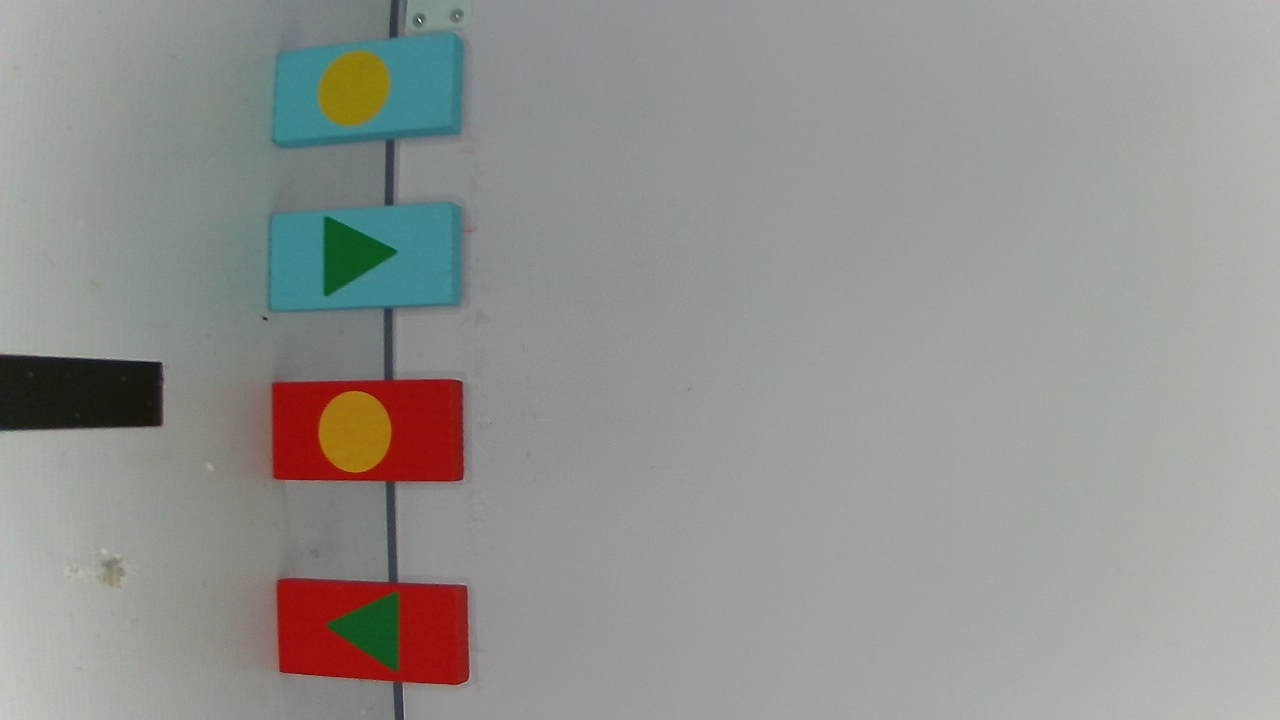
#> input picture Test.jpg, 1280 x 720 px
$ python HSV_Detector.py
#> lines starting #> are read from the running program, lines starting #| are printed output that depends on the picture; after the words box and inside, x2 and y2 are one past the last pixel; in counts of white or black regions, pixels touching at a corner belong together
import cv2 as cv
import numpy as np


def change_brightness(img, brightness):  # 修改图像的亮度，brightness取值0～2 <1表示变暗 >1表示变亮
    [averB, averG, averR] = np.array(cv.mean(img))[:-1] / 3
    k = np.ones((img.shape))
    k[:, :, 0] *= averB
    k[:, :, 1] *= averG
    k[:, :, 2] *= averR
    img = img + (brightness - 1) * k
    img[img > 255] = 255
    img[img < 0] = 0
    return img.astype(np.uint8)


def reshape_image_scan(image):  # 归一化图片尺寸：
    width, height = image.shape[1], image.shape[0]
    scale = width * 1.0 / 720
    new_width = 720

    new_height = int(height / scale)
    if new_height > 720:
        new_height = 720
        scale = height * 1.0 / 720
        new_width = int(width / scale)
    out = cv.resize(image, (new_width, new_height))
    return out, new_width, new_height

# # 遍历文件夹函数
# def getFileList(dir, Filelist, ext=None):
#     """
#     获取文件夹及其子文件夹中文件列表
#     输入 dir：文件夹根目录
#     输入 ext: 扩展名
#     返回： 文件路径列表
#     """
#     newDir = dir
#     if os.path.isfile(dir):
#         if ext is None:
#             Filelist.append(dir)
#         else:
#             if ext in dir[-3:]:
#                 Filelist.append(dir)
#
#     elif os.path.isdir(dir):
#         for s in os.listdir(dir):
#             newDir = os.path.join(dir, s)
#             getFileList(newDir, Filelist, ext)
#
#     return Filelist


def show_hsv(x, y):
    img_display = img.copy()
    text = "(" + str(x) + "," + str(y) + ")HSV:" + str(img_hsv[y, x])
    if x > img.shape[1] / 2:
        x = x - 225
    else:
        x = x + 5
    if y < img.shape[0] / 2:
        y = y + 15
    else:
        y = y - 5
    # 计算文本的宽度和高度
    (text_width, text_height) = cv.getTextSize(text, cv.FONT_HERSHEY_PLAIN, 1, 1)[0]
    overlay = img_display.copy()
    cv.rectangle(overlay, (x + 1, y - text_height - 2), (x + text_width - 3, y + 2), (0, 0, 0), -1)
    # 透明度设置为0.6
    img_display = cv.addWeighted(overlay, 0.6, img_display, 0.4, 0)
    cv.putText(img_display, text, (x, y), cv.FONT_HERSHEY_PLAIN, 1, (255, 255, 255), 1, cv.LINE_AA)
    cv.imshow("Original_image", img_display)


# 鼠标响应事件
def onmouse(event, x, y, flags, param):
    if event == cv.EVENT_MOUSEMOVE:  # 如果鼠标悬停在图片上，显示HSV值
        show_hsv(x, y)# 在鼠标的位置显示HSV值

    if event == cv.EVENT_LBUTTONDOWN:
        show_hsv(x, y)
        print("(" + str(x) + "," + str(y) + ")的HSV为" + str(img_hsv[y, x]))  # 在控制台输出HSV值


# 存放图片的文件夹路径,获取文件夹中所有图片
# path = "./images/"
# imglist = getFileList(path, [])
# for imgpath in imglist:

img = cv.imread("./Test.jpg")  # 读取图片
#> img is the input picture: shape (720, 1280, 3); mean B, G, R 144.6, 147.2, 147.1
img = reshape_image_scan(img)[0]  # 归一化图片尺寸
img = change_brightness(img, 1.5)  # 修改图像的亮度，brightness取值0～2；<1表示变暗；>1表示变亮
#> in change_brightness, `[averB, averG, averR] = np.array(cv.mean(img))[:-1] / 3`: averB = 48.18; averG = 49.06; averR = 49.04
#> in change_brightness, `k[:, :, 0] *= averB`:
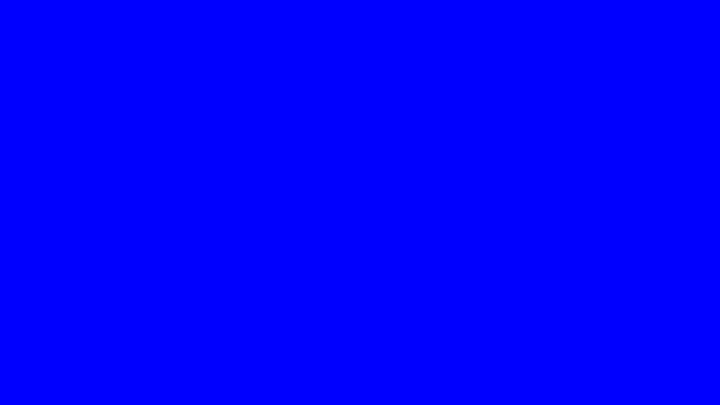
#> k: shape (405, 720, 3) float64; mean of channels 0, 1, 2 48.2, 1, 1; drawn with min black and max white
#> in change_brightness, `k[:, :, 1] *= averG`:
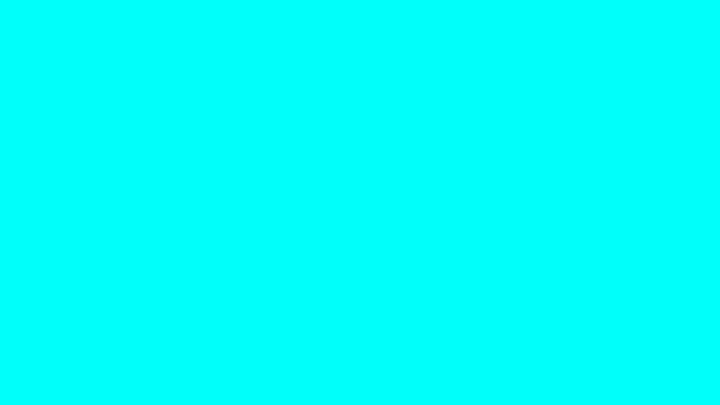
#> k: shape (405, 720, 3) float64; mean of channels 0, 1, 2 48.2, 49.1, 1; drawn with min black and max white
#> in change_brightness, `k[:, :, 2] *= averR`:
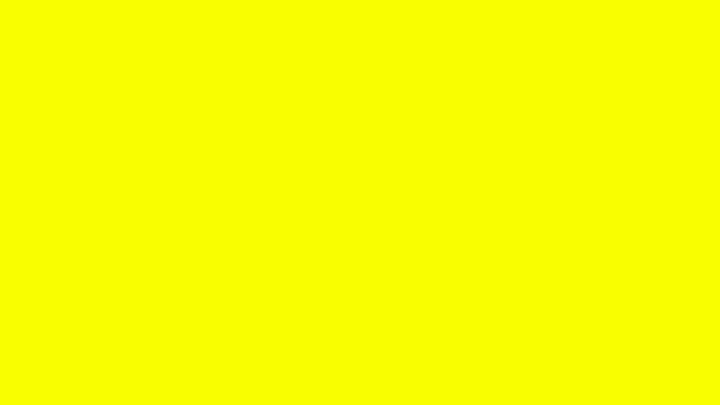
#> k: shape (405, 720, 3) float64; mean of channels 0, 1, 2 48.2, 49.1, 49; drawn with min black and max white
#> in change_brightness, `img[img > 255] = 255`: img: shape (405, 720, 3) float64; mean B, G, R 168.6, 171.7, 171.6
#> in change_brightness, `return img.astype(np.uint8)`:
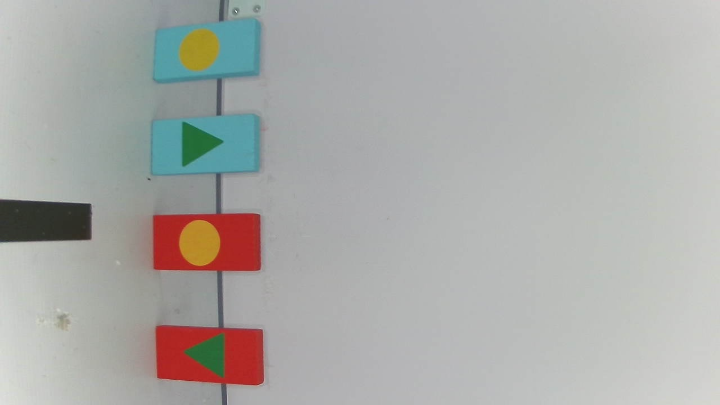
#> returned value: shape (405, 720, 3); mean of channels 0, 1, 2 168.5, 171.2, 171.1; drawn as B, G, R
cv.imshow("Original_image", img)
cv.namedWindow("Original_image")
cv.setMouseCallback("Original_image", onmouse)  # 设置鼠标响应事件,点击图片显示HSV值

img_hsv = cv.cvtColor(img, cv.COLOR_BGR2HSV)  # 将图片转化为HSV空间
#> img_hsv: shape (405, 720, 3); mean H, S, V 64.5, 19, 176.6
mask = cv.inRange(img_hsv, np.array([63, 32, 70]), np.array([80, 255, 255]))  # 通过HSV空间的阈值分割得到蒙版
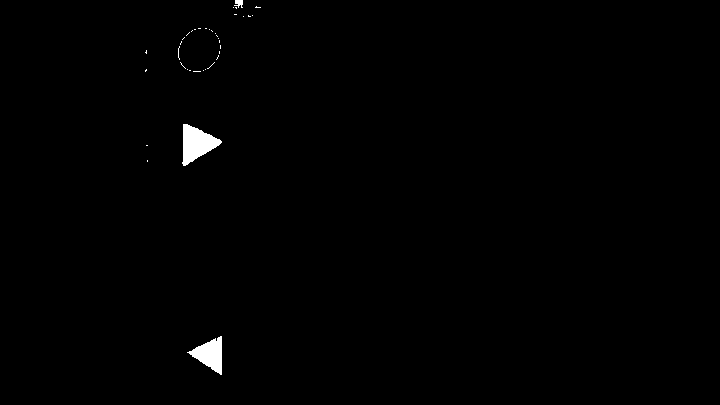
#> mask: shape (405, 720); 0.62% white; 38 white regions (35 under 20 px), largest, box (x1, y1, x2, y2) and area: (182, 124, 222, 166) 934, (187, 336, 222, 375) 709, (234, 0, 243, 8) 49
div = np.array(img)  # 复制图片
div[mask == 255] = [0, 230, 0]  # 将蒙版阈值区域涂为红色
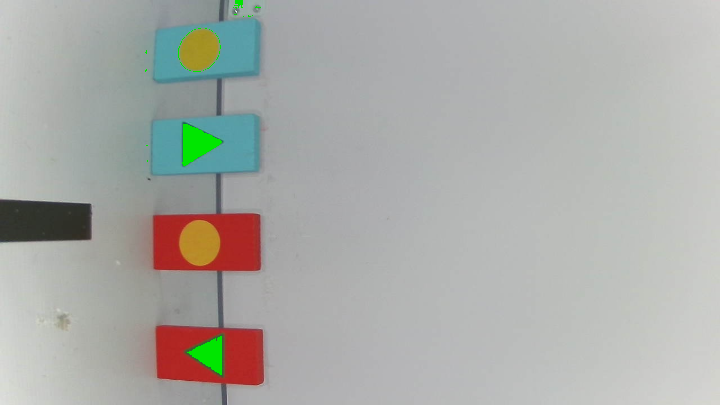
#> div: shape (405, 720, 3); 0.62% of pixels changed, all inside (x1, y1, x2, y2) = (145, 0, 261, 375)
cv.imshow("Masked", div)
cv.waitKey(0)
cv.destroyAllWindows()
